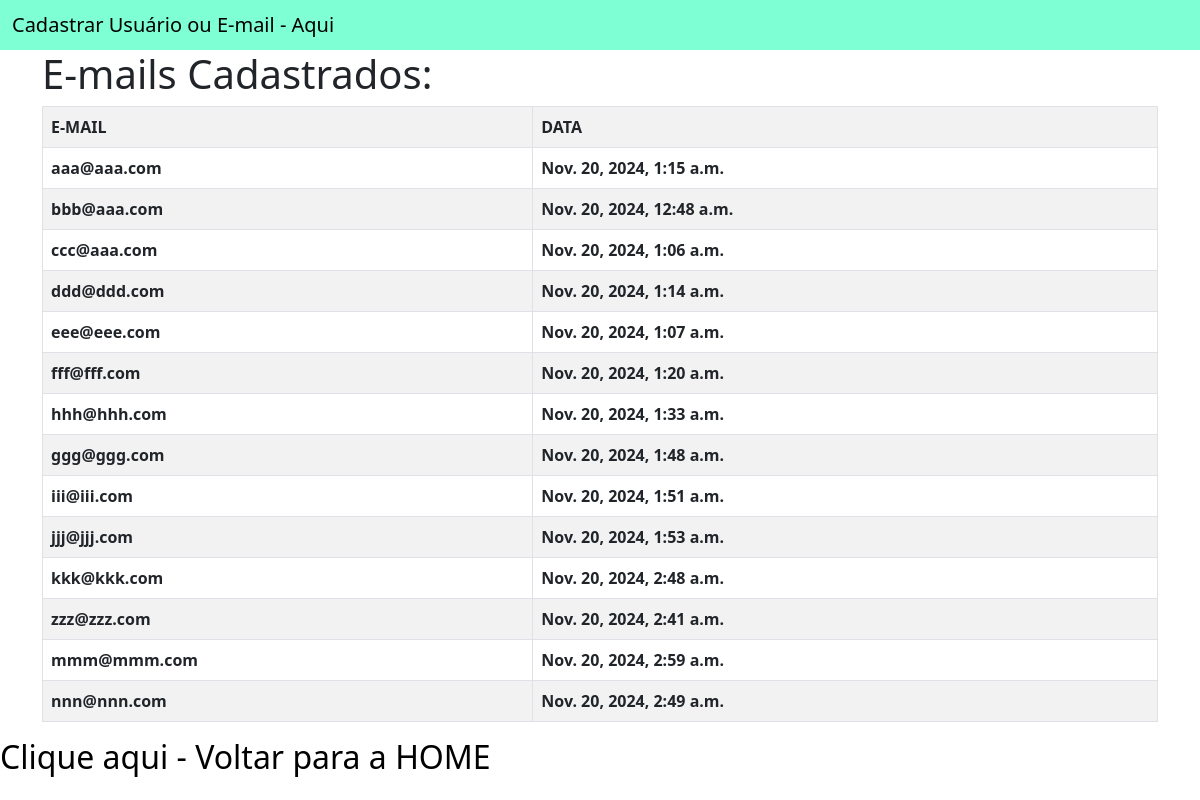
The app's page /usuarios/emails.html, older data.
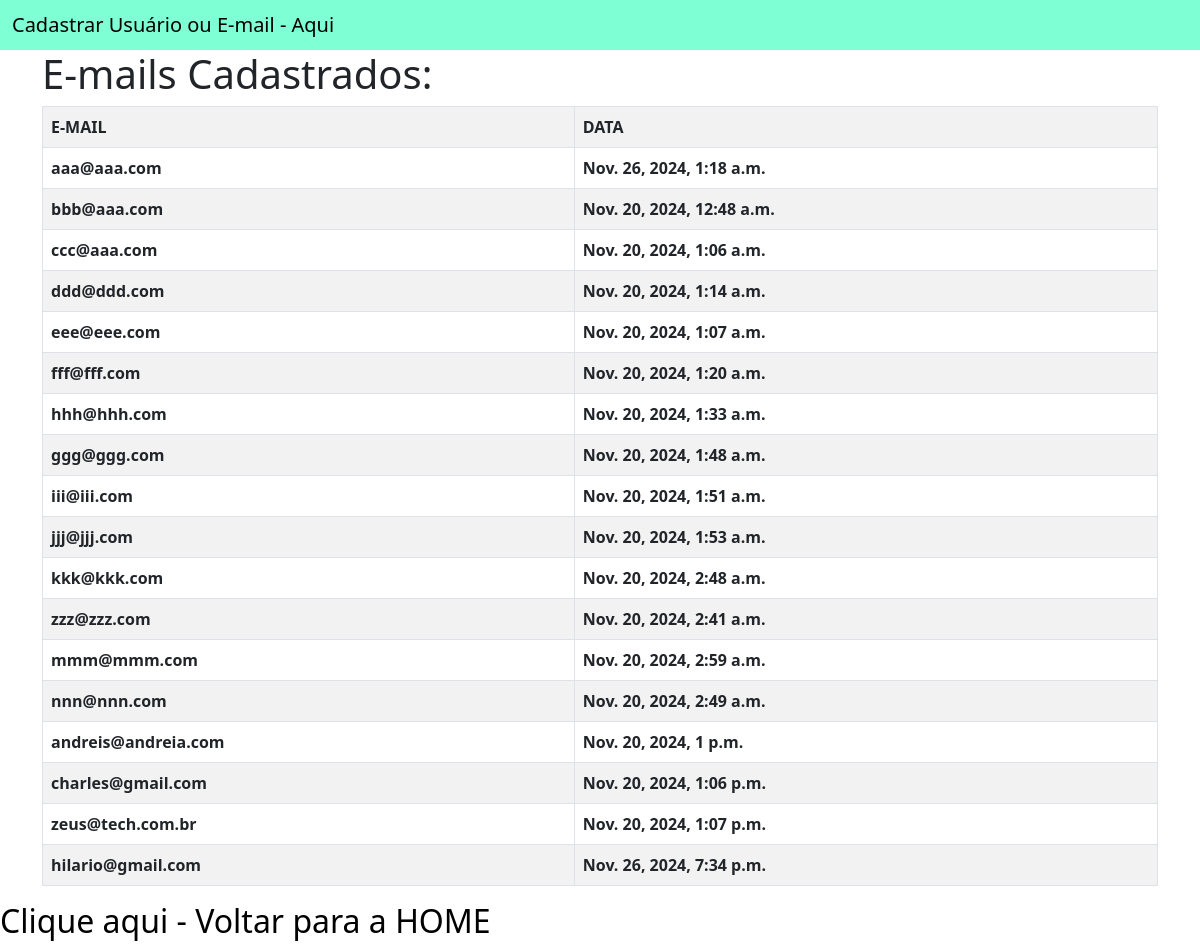
The same page, newer data.
### app_cad_usuarios/models.py (models this page shows, shortened)
class EmailSubscription(models.Model):
    email = models.EmailField(unique=True, verbose_name="E-mail")
    updated_at = models.DateTimeField(auto_now=True, verbose_name="Data de Atualização")

### app_cad_usuarios/views.py (the view)
# urls.py: path('usuarios/emails.html', views.lista_emails, name='lista_emails'),
def lista_emails(request):
    print(' chamando lista de e-mails 10 10')
    emails = {
        'emails': EmailSubscription.objects.all()
    }
    return render(request, 'usuarios/emails.html', emails)

### app_cad_usuarios/templates/usuarios/emails.html
{% extends 'usuarios/base.html' %}
{% block conteudo %}
    <div class="container">
        <h1>E-mails Cadastrados: </h1>
        <table class="table table-striped table-bordered">
            <tr>
                <th>E-MAIL</th>
                <th>DATA</th>
            </tr>
            {% for email in emails %}
            <tr>
                <td> <b> {{email.email}} </b> </td>
                <td> <b> {{email.updated_at}} </b> </td>
            </tr>
            {% endfor %}
        </table>
    </div>
    <div>
        <h2>
            <a href="{% url 'home' %}" style="text-decoration: none; color: black;">
                Clique aqui - Voltar para a HOME
            </a>
        </h2>
    </div>
{% endblock %}

### app_cad_usuarios/templates/usuarios/base.html (shortened to what this page needs)
<!doctype html>
<html lang="en">
  <head>
    <link href="https://cdn.jsdelivr.net/npm/bootstrap@5.0.2/dist/css/bootstrap.min.css" rel="stylesheet">
  </head>
  <body>
    <nav style="background-color: aquamarine !important;" class="navbar navbar-light bg-light">
      <div class="container-fluid">
        <span class="navbar-brand mb-0 h1" >
          <a href="{% url 'home' %}" style="text-decoration: none; color: black;">
            Cadastrar Usuário ou E-mail - Aqui
          </a>
        </span>
      </div>
    </nav>
    {% block conteudo %}
    {% endblock %}
  </body>
</html>

Row changes from the older to the newer data that the page shows:
changed EmailSubscription "aaa@aaa.com": updated_at "Nov. 20, 2024, 1:15 a.m." → "Nov. 26, 2024, 1:18 a.m."
added EmailSubscription: email "andreis@andreia.com", updated_at "Nov. 20, 2024, 1 p.m."
added EmailSubscription: email "charles@gmail.com", updated_at "Nov. 20, 2024, 1:06 p.m."
added EmailSubscription: email "zeus@tech.com.br", updated_at "Nov. 20, 2024, 1:07 p.m."
added EmailSubscription: email "hilario@gmail.com", updated_at "Nov. 26, 2024, 7:34 p.m."
